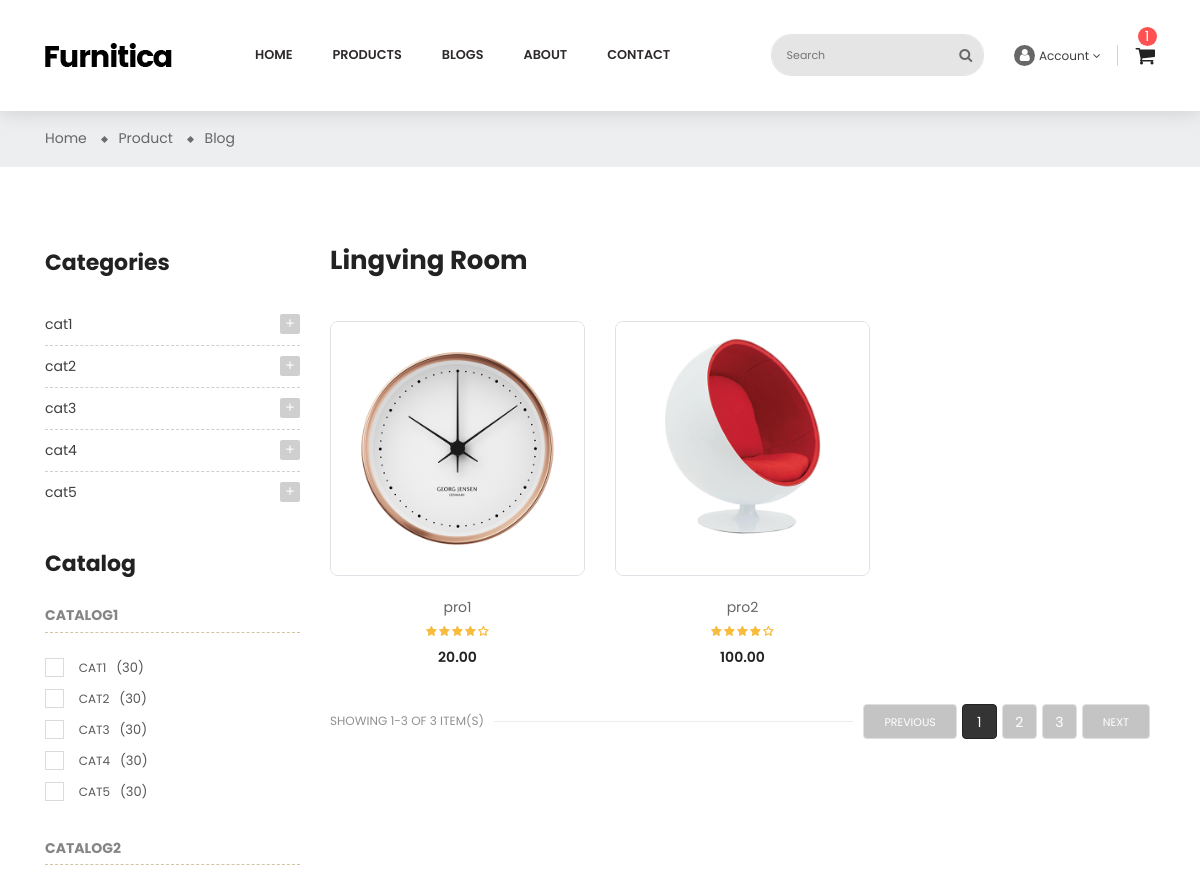
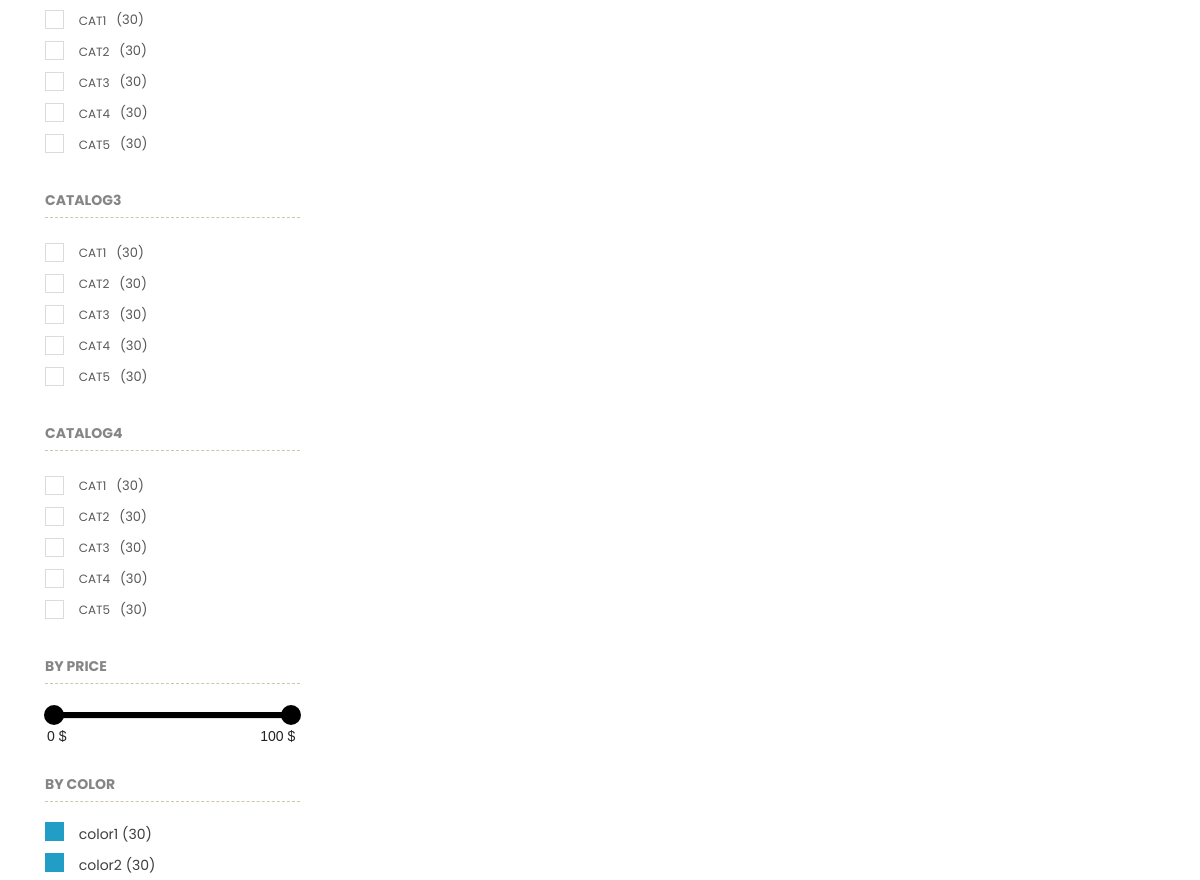
/en/products/ (upper part), run on an earlier commit of the app's database (2 pictures, top to bottom).
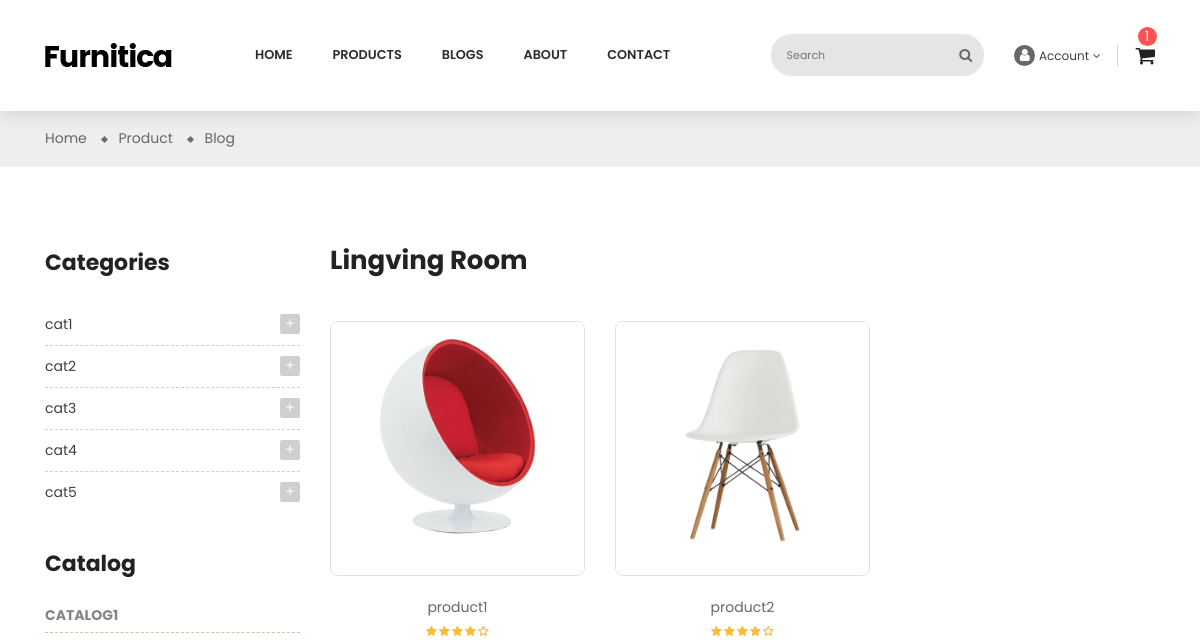
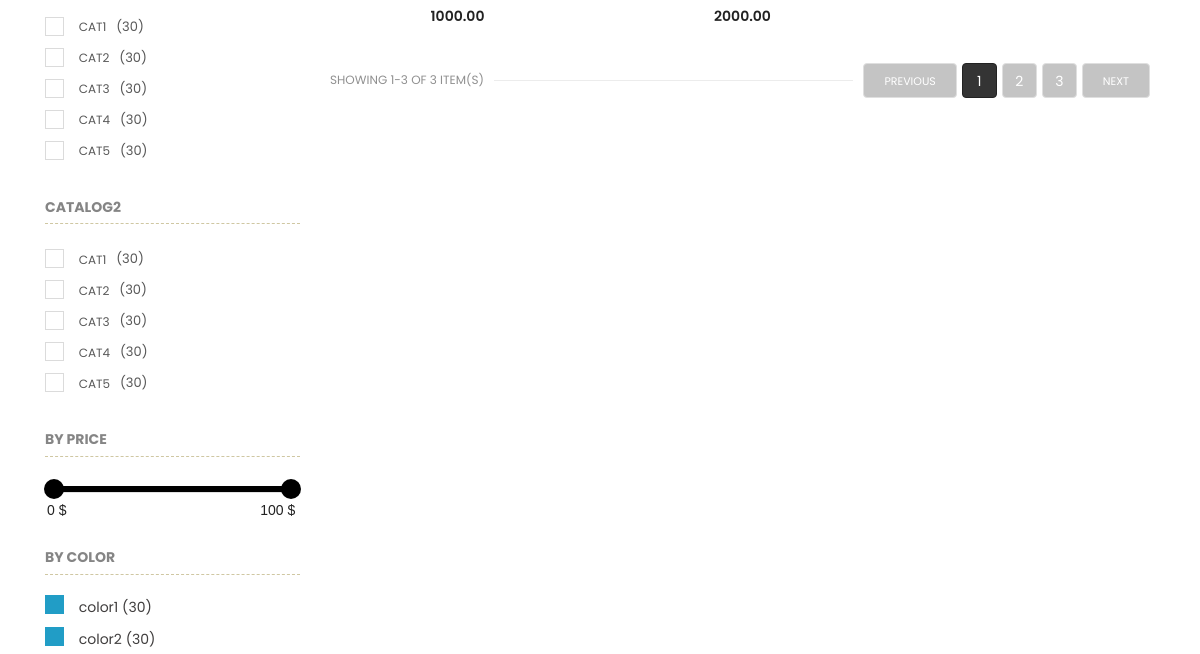
And on a later commit of the database (2 pictures, top to bottom).
### apps/products/models.py (models this page shows, shortened)
class CategoryModel(BaseModel):
    title = models.CharField(max_length=100)
    class Meta:
        verbose_name = 'Category'
        verbose_name_plural = 'Categories'

class CatalogModel(BaseModel):
    title = models.CharField(max_length=100)
    class Meta:
        verbose_name = 'Catalog'
        verbose_name_plural = 'Catalogs'

class ColorModel(BaseModel):
    title = models.CharField(max_length=50)
    color = models.CharField(max_length=20)
    class Meta:
        verbose_name = 'Color'
        verbose_name_plural = 'Colors'

class ProductModel(BaseModel):
    title = models.CharField(max_length=200)
    image1 = models.ImageField(upload_to='products/')
    image2 = models.ImageField(upload_to='products/')
    price = models.DecimalField(max_digits=10, decimal_places=2)
    category = models.ForeignKey(CategoryModel, on_delete=models.CASCADE)
    catalog = models.ForeignKey(CatalogModel, on_delete=models.CASCADE)
    description = models.TextField(blank=True)
    views_count = models.PositiveIntegerField(default=1)
    content = models.CharField(max_length=128)
    colors = models.ManyToManyField(ColorModel, blank=True)
    tags = models.ManyToManyField(TagModel, blank=True)
    class Meta:
        verbose_name = 'Product'
        verbose_name_plural = 'Products'

### apps/products/views.py (the view)
# urls.py: path('',views.product_grid_view,name='grid'),
def product_grid_view(request):
    products = ProductModel.objects.all()
    categories = CategoryModel.objects.all()
    catalogs = CatalogModel.objects.all()
    tags = TagModel.objects.all()
    colors = ColorModel.objects.all()
    cat_id = request.GET.get('cat')
    if cat_id:
        products = products.filter(category_id=cat_id)
    context = {
        'products': products,
        'categories': categories,
        'catalogs': catalogs,
        'tags': tags,
        'colors': colors,
    }
    return render(request,
                  'product-grid-sidebar-left.html',
                  context
                  )

### apps/pages/templatetags/my_tags.py (called while the page is built)
@register.simple_tag
def get_full_url(request, lang):
    path = request.path.split('/')
    path[1] = lang
    return '/'.join(path)

### templates/product-grid-sidebar-left.html (shortened to what the changed rows need)
{% extends 'layout/base.html' %}
{% load static %}
{% block id %}id="product-sidebar-left" class="product-grid-sidebar-left"{% endblock %}
{% block content %}
    <div class="main-content">
        <div id="wrapper-site">
            <div id="content-wrapper" class="full-width">
                <div id="main">
                    <div class="page-home">
                        <div class="container">
                            <div class="content">
                                <div class="row">
                                    <div class="sidebar-3 sidebar-collection col-lg-3 col-md-4 col-sm-4">
                                        <div class="sidebar-block">
                                            <div class="block-content">
                                                {% for cat in categories %}
                                                    <div class="cateTitle hasSubCategory open level1">
                                                    <span class="arrow collapsed collapse-icons" data-toggle="collapse" data-target="?cat{{ cat.id }}" aria-expanded="false" role="status">
                                                        <i class="zmdi zmdi-plus"></i>
                                                    </span>
                                                    <a class="cateItem" href="?cat={{ cat.id }}">{{ cat.title }}</a>
                                                </div>
                                                {% endfor %}
                                            </div>
                                        </div>
                                        <div class="sidebar-block">
                                            {% for catalog in catalogs %}
                                                <div class="new-item-content">
                                                <h3 class="title-product">{{ catalog.title }}</h3>
                                                <ul class="scroll-product">
                                                    {% for cat in categories %}
                                                        <li>
                                                        <label class="check">
                                                            <span class="checkmark"></span>
                                                        </label>
                                                        <a href="?catalog={{ catalog.id }}">
                                                            <b>{{ cat.title }}</b>
                                                            <span class="quantity">(30)</span>
                                                        </a>
                                                    </li>
                                                    {% endfor %}
                                                </ul>
                                            </div>
                                            {% endfor %}
                                            <div class="sidebar-block by-color">
                                                {% for color in colors %}
                                                    <div>
                                                    <span class="left">
                                                        <label class="color-item1" style="background-color: {{ color.color }}" ></label>
                                                        <a href="?color={{ color.id }}">
                                                            <span>{{ color.title }}
                                                                <span>(30)</span>
                                                            </span>
                                                        </a>
                                                    </span>
                                                </div>
                                                {% endfor %}
                                            </div>
                                        </div>
                                    </div>
                                    <div class="col-sm-8 col-lg-9 col-md-8 product-container">
                                        <h1>Lingving Room</h1>
                                        <div class="tab-content product-items">
                                            <div id="grid" class="related tab-pane fade in active show">
                                                <div class="row">
                                                    {% for product in products %}
                                                        <div class="item text-center col-md-4">
                                                        <div class="product-miniature js-product-miniature item-one first-item">
                                                            <div class="thumbnail-container border">
                                                                <a href="{% url 'products:detail' product.pk %}">
                                                                    <img class="img-fluid image-cover" src="{{ product.image1.url }}" alt="img">
                                                                </a>
                                                            </div>
                                                            <div class="product-description">
                                                                <div class="product-groups">
                                                                    <div class="product-title">
                                                                        <a href="{% url 'products:detail' product.pk %}">{{ product.title }}</a>
                                                                    </div>
                                                                    <div class="rating">
                                                                        <div class="star-content">
                                                                            <div class="star"></div>
                                                                            <div class="star"></div>
                                                                            <div class="star"></div>
                                                                            <div class="star"></div>
                                                                            <div class="star"></div>
                                                                        </div>
                                                                    </div>
                                                                    <div class="product-group-price">
                                                                        <div class="product-price-and-shipping">
                                                                            <span class="price">{{ product.price }}</span>
                                                                        </div>
                                                                    </div>
                                                                </div>
                                                                <div class="product-buttons d-flex justify-content-center">
                                                                </div>
                                                            </div>
                                                        </div>
                                                    </div>
                                                    {% endfor %}
                                                </div>
                                            </div>
                                        </div>
                                    </div>
                                </div>
                            </div>
                        </div>
                    </div>
                </div>
            </div>
        </div>
    </div>
{% endblock %}

What changed in the data, as far as the page shows it:
removed CatalogModel: title "CATALOG3", CategoryModel (title "CAT1"), CategoryModel (title "CAT2"), CategoryModel (title "CAT3"), CategoryModel (title "CAT4"), CategoryModel (title "CAT5")
removed CatalogModel: title "CATALOG4", CategoryModel (title "CAT1"), CategoryModel (title "CAT2"), CategoryModel (title "CAT3"), CategoryModel (title "CAT4"), CategoryModel (title "CAT5")
removed ProductModel: image1 (picture), title "pro1", price "20.00"
removed ProductModel: image1 (picture), title "pro2", price "100.00"
added ProductModel: image1 (picture), title "product1", price "1000.00"
added ProductModel: image1 (picture), title "product2", price "2000.00"
